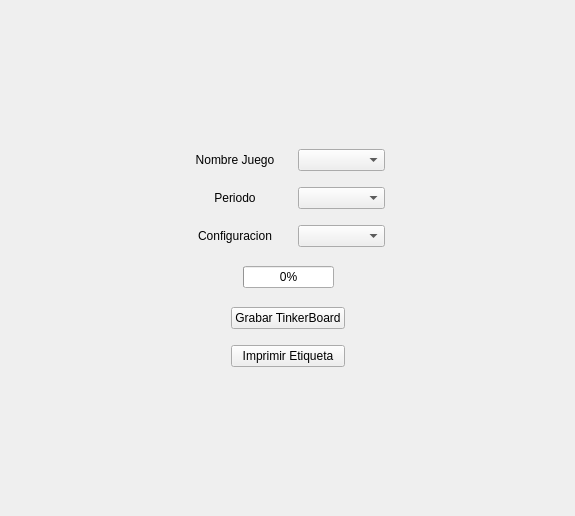
<?xml version="1.0" encoding="UTF-8"?>
<ui version="4.0">
 <class>WriteTinkerForm</class>
 <widget class="QWidget" name="WriteTinkerForm">
  <property name="geometry">
   <rect>
    <x>0</x>
    <y>0</y>
    <width>575</width>
    <height>516</height>
   </rect>
  </property>
  <property name="windowTitle">
   <string>Grabar TinkerBoard</string>
  </property>
  <layout class="QGridLayout" name="gridLayout">
   <item row="0" column="1">
    <spacer name="verticalSpacer">
     <property name="orientation">
      <enum>Qt::Vertical</enum>
     </property>
     <property name="sizeHint" stdset="0">
      <size>
       <width>20</width>
       <height>120</height>
      </size>
     </property>
    </spacer>
   </item>
   <item row="1" column="0">
    <spacer name="horizontalSpacer">
     <property name="orientation">
      <enum>Qt::Horizontal</enum>
     </property>
     <property name="sizeHint" stdset="0">
      <size>
       <width>164</width>
       <height>20</height>
      </size>
     </property>
    </spacer>
   </item>
   <item row="1" column="1">
    <layout class="QVBoxLayout" name="verticalLayout_4">
     <item>
      <layout class="QHBoxLayout" name="horizontalLayout">
       <item>
        <layout class="QVBoxLayout" name="verticalLayout_2">
         <item>
          <widget class="QLabel" name="label_GameName">
           <property name="text">
            <string>Nombre Juego</string>
           </property>
           <property name="alignment">
            <set>Qt::AlignCenter</set>
           </property>
          </widget>
         </item>
         <item>
          <spacer name="verticalSpacer_6">
           <property name="orientation">
            <enum>Qt::Vertical</enum>
           </property>
           <property name="sizeType">
            <enum>QSizePolicy::Fixed</enum>
           </property>
           <property name="sizeHint" stdset="0">
            <size>
             <width>20</width>
             <height>10</height>
            </size>
           </property>
          </spacer>
         </item>
         <item>
          <widget class="QLabel" name="label_Period">
           <property name="text">
            <string>Periodo</string>
           </property>
           <property name="alignment">
            <set>Qt::AlignCenter</set>
           </property>
          </widget>
         </item>
         <item>
          <spacer name="verticalSpacer_8">
           <property name="orientation">
            <enum>Qt::Vertical</enum>
           </property>
           <property name="sizeType">
            <enum>QSizePolicy::Fixed</enum>
           </property>
           <property name="sizeHint" stdset="0">
            <size>
             <width>20</width>
             <height>10</height>
            </size>
           </property>
          </spacer>
         </item>
         <item>
          <widget class="QLabel" name="label_Config">
           <property name="text">
            <string>Configuracion</string>
           </property>
           <property name="alignment">
            <set>Qt::AlignCenter</set>
           </property>
          </widget>
         </item>
        </layout>
       </item>
       <item>
        <spacer name="horizontalSpacer_3">
         <property name="orientation">
          <enum>Qt::Horizontal</enum>
         </property>
         <property name="sizeType">
          <enum>QSizePolicy::Fixed</enum>
         </property>
         <property name="sizeHint" stdset="0">
          <size>
           <width>13</width>
           <height>20</height>
          </size>
         </property>
        </spacer>
       </item>
       <item>
        <layout class="QVBoxLayout" name="verticalLayout_3">
         <item>
          <widget class="QComboBox" name="comboBox_GameName"/>
         </item>
         <item>
          <spacer name="verticalSpacer_7">
           <property name="orientation">
            <enum>Qt::Vertical</enum>
           </property>
           <property name="sizeType">
            <enum>QSizePolicy::Fixed</enum>
           </property>
           <property name="sizeHint" stdset="0">
            <size>
             <width>20</width>
             <height>10</height>
            </size>
           </property>
          </spacer>
         </item>
         <item>
          <widget class="QComboBox" name="comboBox_Periodo"/>
         </item>
         <item>
          <spacer name="verticalSpacer_9">
           <property name="orientation">
            <enum>Qt::Vertical</enum>
           </property>
           <property name="sizeType">
            <enum>QSizePolicy::Fixed</enum>
           </property>
           <property name="sizeHint" stdset="0">
            <size>
             <width>20</width>
             <height>10</height>
            </size>
           </property>
          </spacer>
         </item>
         <item>
          <widget class="QComboBox" name="comboBox_Config"/>
         </item>
        </layout>
       </item>
      </layout>
     </item>
     <item>
      <spacer name="verticalSpacer_4">
       <property name="orientation">
        <enum>Qt::Vertical</enum>
       </property>
       <property name="sizeType">
        <enum>QSizePolicy::Fixed</enum>
       </property>
       <property name="sizeHint" stdset="0">
        <size>
         <width>20</width>
         <height>13</height>
        </size>
       </property>
      </spacer>
     </item>
     <item>
      <layout class="QHBoxLayout" name="horizontalLayout_3">
       <item>
        <spacer name="horizontalSpacer_6">
         <property name="orientation">
          <enum>Qt::Horizontal</enum>
         </property>
         <property name="sizeHint" stdset="0">
          <size>
           <width>40</width>
           <height>20</height>
          </size>
         </property>
        </spacer>
       </item>
       <item>
        <widget class="QProgressBar" name="progressBar">
         <property name="value">
          <number>0</number>
         </property>
        </widget>
       </item>
       <item>
        <spacer name="horizontalSpacer_7">
         <property name="orientation">
          <enum>Qt::Horizontal</enum>
         </property>
         <property name="sizeHint" stdset="0">
          <size>
           <width>40</width>
           <height>20</height>
          </size>
         </property>
        </spacer>
       </item>
      </layout>
     </item>
     <item>
      <spacer name="verticalSpacer_5">
       <property name="orientation">
        <enum>Qt::Vertical</enum>
       </property>
       <property name="sizeType">
        <enum>QSizePolicy::Fixed</enum>
       </property>
       <property name="sizeHint" stdset="0">
        <size>
         <width>20</width>
         <height>13</height>
        </size>
       </property>
      </spacer>
     </item>
     <item>
      <layout class="QHBoxLayout" name="horizontalLayout_2">
       <item>
        <spacer name="horizontalSpacer_4">
         <property name="orientation">
          <enum>Qt::Horizontal</enum>
         </property>
         <property name="sizeHint" stdset="0">
          <size>
           <width>40</width>
           <height>20</height>
          </size>
         </property>
        </spacer>
       </item>
       <item>
        <layout class="QVBoxLayout" name="verticalLayout">
         <item>
          <widget class="QPushButton" name="Grabar_Button">
           <property name="text">
            <string>Grabar TinkerBoard</string>
           </property>
          </widget>
         </item>
         <item>
          <spacer name="verticalSpacer_3">
           <property name="orientation">
            <enum>Qt::Vertical</enum>
           </property>
           <property name="sizeType">
            <enum>QSizePolicy::Fixed</enum>
           </property>
           <property name="sizeHint" stdset="0">
            <size>
             <width>20</width>
             <height>10</height>
            </size>
           </property>
          </spacer>
         </item>
         <item>
          <widget class="QPushButton" name="PrintLabel_Button">
           <property name="text">
            <string>Imprimir Etiqueta</string>
           </property>
          </widget>
         </item>
        </layout>
       </item>
       <item>
        <spacer name="horizontalSpacer_5">
         <property name="orientation">
          <enum>Qt::Horizontal</enum>
         </property>
         <property name="sizeHint" stdset="0">
          <size>
           <width>40</width>
           <height>20</height>
          </size>
         </property>
        </spacer>
       </item>
      </layout>
     </item>
    </layout>
   </item>
   <item row="1" column="2">
    <spacer name="horizontalSpacer_2">
     <property name="orientation">
      <enum>Qt::Horizontal</enum>
     </property>
     <property name="sizeHint" stdset="0">
      <size>
       <width>163</width>
       <height>20</height>
      </size>
     </property>
    </spacer>
   </item>
   <item row="2" column="1">
    <spacer name="verticalSpacer_2">
     <property name="orientation">
      <enum>Qt::Vertical</enum>
     </property>
     <property name="sizeHint" stdset="0">
      <size>
       <width>20</width>
       <height>120</height>
      </size>
     </property>
    </spacer>
   </item>
  </layout>
 </widget>
 <resources/>
 <connections/>
</ui>
